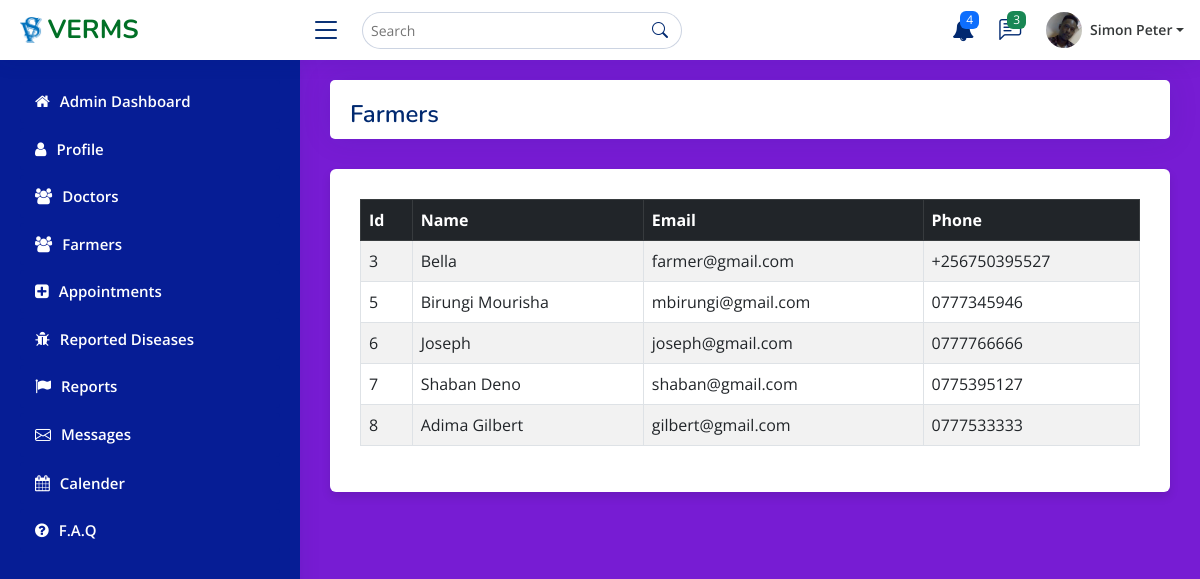
Before: /admin/pages-farmers.php with the older database file.
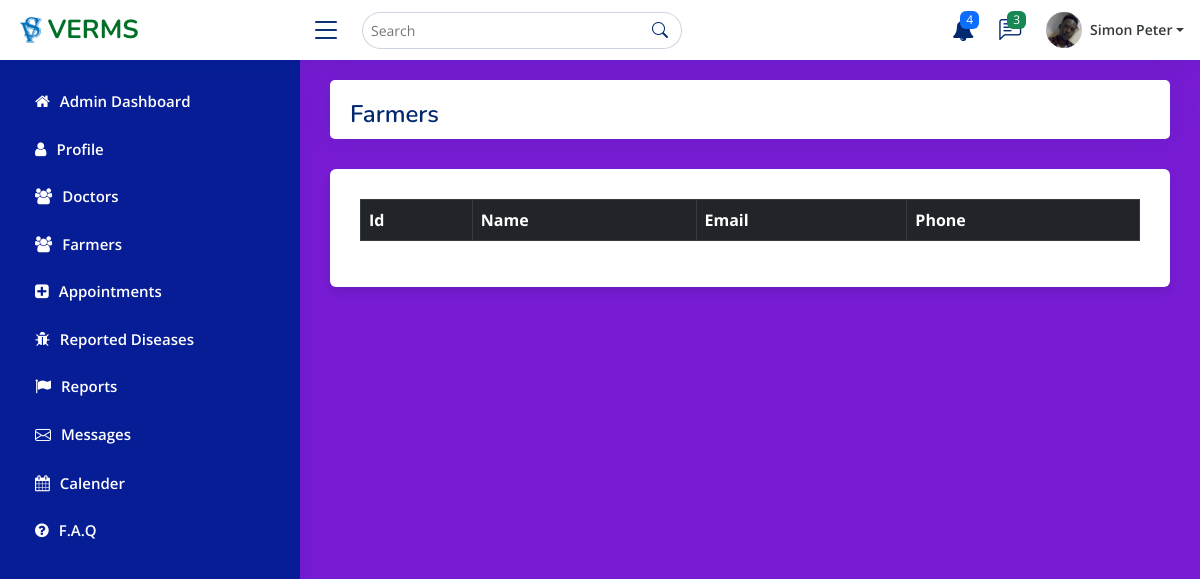
After: the same page with the newer database file.
### tables this page shows
CREATE TABLE `user` (
  `user_Id` int NOT NULL AUTO_INCREMENT,
  `name` varchar(255) NOT NULL,
  `email` varchar(255) NOT NULL,
  `phone` varchar(13) NOT NULL,
  `password` varchar(20) NOT NULL,
  `user_type` varchar(50) NOT NULL,
  PRIMARY KEY (`user_Id`)
);

### admin/pages-farmers.php (the view, shortened to what this page needs)
<!DOCTYPE html>
<html lang="en">
<head>
    <link href="assets/vendor/bootstrap/css/bootstrap.min.css" rel="stylesheet">
  <link href="assets/vendor/bootstrap-icons/bootstrap-icons.css" rel="stylesheet">
  <link href="assets/vendor/boxicons/css/boxicons.min.css" rel="stylesheet">
  <link href="assets/vendor/quill/quill.snow.css" rel="stylesheet">
  <link href="assets/vendor/quill/quill.bubble.css" rel="stylesheet">
  <link href="assets/vendor/remixicon/remixicon.css" rel="stylesheet">
  <link href="assets/vendor/simple-datatables/style.css" rel="stylesheet">
  <link rel="stylesheet" href="assets/css/datatables.min.css">
  <link rel="stylesheet" href="assets/vendor/font-awesome/css/font-awesome.min.css">
  <link href="assets/css/main.css" rel="stylesheet">
</head>
<?php
include 'config.php';
$retreive = "SELECT * FROM user WHERE user_Type = 'farmer'";
$sql_query = mysqli_query($conn, $retreive);
?>
  <body>
  <header id="header" class="header fixed-top d-flex align-items-center">
    <div class="d-flex align-items-center justify-content-between">
      <a href="admin_page.php" class="logo d-flex align-items-center">
        <img src="assets/img/logo.png" alt="">
        <span class="d-none d-lg-block">VERMS</span>
      </a>
      <i class="bi bi-list toggle-sidebar-btn"></i>
    </div>
    <div class="search-bar">
      <form class="search-form d-flex align-items-center" method="POST" action="#">
        <input type="text" name="query" placeholder="Search" title="Enter search keyword">
        <button type="submit" title="Search"><i class="bi bi-search"></i></button>
      </form>
    </div>
    <nav class="header-nav ms-auto">
      <ul class="d-flex align-items-center">
        <li class="nav-item dropdown">
<a class="nav-link nav-icon" href="#" data-bs-toggle="dropdown">
<i class="fa fa-bell" aria-hidden="true"></i>
  <span class="badge bg-primary badge-number">4</span>
</a>
</li>
<li class="nav-item dropdown">
<a class="nav-link nav-icon" href="#" data-bs-toggle="dropdown">
  <i class="bi bi-chat-left-text"></i>
  <span class="badge bg-success badge-number">3</span>
</a>
</li>
<li class="nav-item dropdown pe-3">
<a class="nav-link nav-profile d-flex align-items-center pe-0" href="#" data-bs-toggle="dropdown">
  <img src="assets/img/profile.jpg" alt="Profile" class="rounded-circle">
  <span class="d-none d-md-block dropdown-toggle ps-2">Simon Peter</span>
</a>
</li>
</ul>
</nav>
  </header>
  <aside id="sidebar" class="sidebar">
    <ul class="sidebar-nav" id="sidebar-nav">
      <li class="nav-item">
        <a class="nav-link " href="admin_page.php">
        <i class="fa fa-home" aria-hidden="true"></i>
          <span>Admin Dashboard</span>
        </a>
      </li>
      <li class="nav-item">
        <a class="nav-link collapsed" href="users-profile.php">
        <i class="fa fa-user" aria-hidden="true"></i>
          <span>Profile</span>
        </a>
      </li>
      <li class="nav-item">
        <a class="nav-link collapsed" href="pages-doctors.php">
        <i class="fa fa-users" aria-hidden="true"></i>
          <span>Doctors</span>
        </a>
      </li>
      <li class="nav-item">
        <a class="nav-link collapsed" href="pages-farmers.php">
        <i class="fa fa-users" aria-hidden="true"></i>
          <span>Farmers</span>
        </a>
      </li>
      <li class="nav-item">
        <a class="nav-link collapsed" href="pages-appointments.php">
        <i class="fa fa-plus-square" aria-hidden="true"></i>
          <span>Appointments</span>
        </a>
      </li>
      <li class="nav-item">
        <a class="nav-link collapsed" href="pages-diseases.php">
        <i class="fa fa-bug" aria-hidden="true"></i>
          <span>Reported Diseases</span>
        </a>
      </li>
      <li class="nav-item">
        <a class="nav-link collapsed" href="pages-reports.php">
        <i class="fa fa-flag" aria-hidden="true"></i>
          <span>Reports</span>
        </a>
      </li>
      <li class="nav-item">
        <a class="nav-link collapsed" href="pages-messages.php">
          <i class="bi bi-envelope"></i>
          <span>Messages</span>
        </a>
      </li>
      <li class="nav-item">
        <a class="nav-link collapsed" href="pages-calender.php">
        <i class="fa fa-calendar" aria-hidden="true"></i>
          <span>Calender</span>
        </a>
      </li>
      <li class="nav-item">
        <a class="nav-link collapsed" href="pages-faq.php">
        <i class="fa fa-question-circle" aria-hidden="true"></i>
          <span>F.A.Q</span>
        </a>
      </li>
    </ul>
  </aside>
  <main id="main" class="main">
<div class="col-12">
              <div class="card">
                <div class="pagetitle">
                  <h1>Farmers</h1>
                </div>
              </div>
              <div class="container">
        <div class="row">
            <div class="col-12">
                <div class="data_table">
                    <table id="example" class="table table-striped table-bordered">
                      <thead class="table-dark">
                      <tr>
                                <th>Id</th>
                                <th>Name</th>
                                <th>Email</th>
                                <th>Phone</th>
                            </tr>
                        </thead>
                        <tbody>
                        <?php
                  while ($rows = mysqli_fetch_assoc($sql_query) ) {
                  ?>
                            <tr>
                                <td><?php   echo $rows['user_Id']; ?></td>
                                <td><?php   echo $rows['name']; ?></td>
                                <td><?php   echo $rows['email']; ?></td>
                                <td><?php   echo $rows['phone']; ?></td>
                            </tr>
                            <?php
                          }
                           ?>
                        </tbody>
                    </table>
                </div>
            </div>
        </div>
  </main>
</body>
</html>

### admin/assets/css/main.css (style rules this page uses)
:root { scroll-behavior: smooth; }
body { font-family: "Open Sans", sans-serif; background: #771cd3; color: #444444; }
a { color: #4154f1; text-decoration: none; }
h1, h2, h3, h4, h5, h6 { font-family: "Nunito", sans-serif; }
#main { margin-top: 60px; padding: 20px 30px; transition: all 0.3s; }
.pagetitle { margin-top: 20px; margin-bottom: 10px; margin-left: 20px; }
.pagetitle h1 { font-size: 24px; margin-bottom: 0; font-weight: 600; color: #012970; }
.card { margin-bottom: 30px; border: none; border-radius: 5px; box-shadow: 0px 0 30px rgba(1, 41, 112, 0.1); }
.logo { line-height: 1; }
@media (min-width: 1200px) { .logo { width: 280px; } }
.logo img { max-height: 26px; margin-right: 6px; }
.logo span { font-size: 26px; font-weight: 700; color: #017026; font-family: "Nunito", sans-serif; }
.header { transition: all 0.5s; z-index: 997; height: 60px; box-shadow: 0px 2px 20px rgba(1, 41, 112, 0.1); background-color: #fff; padding-left: 20px; }
.header .toggle-sidebar-btn { font-size: 32px; padding-left: 10px; cursor: pointer; color: #012970; }
.header .search-bar { min-width: 360px; padding: 0 20px; }
.header .search-form { width: 100%; }
.header .search-form input { border: 0; font-size: 14px; color: #232b2b; border: 1px solid rgba(1, 41, 112, 0.2); padding: 7px 38px 7px 8px; border-radius: 30px; transition: 0.3s; width: 100%; }
.header .search-form button { border: 0; padding: 0; margin-left: -30px; background: none; }
.header .search-form button i { color: #012970; }
.header-nav ul { list-style: none; }
.header-nav>ul { margin: 0; padding: 0; }
.header-nav .nav-icon { font-size: 22px; color: #012970; margin-right: 25px; position: relative; }
.header-nav .nav-profile { color: #353839; }
.header-nav .nav-profile img { max-height: 36px; }
.header-nav .nav-profile span { font-size: 14px; font-weight: 600; }
.header-nav .badge-number { position: absolute; inset: -2px -5px auto auto; font-weight: normal; font-size: 12px; padding: 3px 6px; }
.sidebar { position: fixed; top: 60px; left: 0; bottom: 0; width: 300px; z-index: 996; transition: all 0.3s; padding: 20px; overflow-y: auto; scrollbar-width: thin; scrollbar-color: #aab7cf transparent; box-shadow: 0px 0px 20px rgba(1, 41, 112, 0.1); background-color: #061d95; }
@media (min-width: 1200px) { #main, #footer { margin-left: 300px; } }
.sidebar-nav { padding: 0; margin: 0; list-style: none; }
.sidebar-nav li { padding: 0; margin: 0; list-style: none; }
.sidebar-nav .nav-item { margin-bottom: 5px; }
.sidebar-nav .nav-link { display: flex; align-items: center; font-size: 15px; font-weight: 600; color: #fff; transition: 0.3; background: #061d95; padding: 10px 15px; border-radius: 4px; }
.sidebar-nav .nav-link i { font-size: 16px; margin-right: 10px; color: #fff; }
.sidebar-nav .nav-link.collapsed { color: #fff; background: #061d95; }
.sidebar-nav .nav-link.collapsed i { color: #fff; }
.container { position: relative; max-width: 100%; width: 100%; border-radius: 6px; padding: 30px; background-color: #fff; box-shadow: 0 5px 10px rgba(0, 0, 0, 0.1); }

Changed rows visible on the page:
removed user: user_Id "3", name "Bella", email "farmer@gmail.com", phone "+256750395527"
removed user: user_Id "5", name "Birungi Mourisha", email "mbirungi@gmail.com", phone "0777345946"
removed user: user_Id "6", name "Joseph", email "joseph@gmail.com", phone "0777766666"
removed user: user_Id "7", name "Shaban Deno", email "shaban@gmail.com", phone "0775395127"
removed user: user_Id "8", name "Adima Gilbert", email "gilbert@gmail.com", phone "0777533333"
